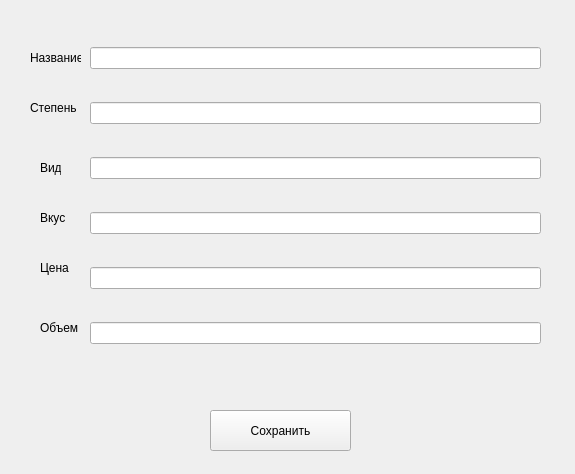
<?xml version="1.0" encoding="UTF-8"?>
<ui version="4.0">
 <class>MainWindow</class>
 <widget class="QMainWindow" name="MainWindow">
  <property name="geometry">
   <rect>
    <x>0</x>
    <y>0</y>
    <width>575</width>
    <height>474</height>
   </rect>
  </property>
  <property name="windowTitle">
   <string>MainWindow</string>
  </property>
  <widget class="QWidget" name="centralwidget">
   <widget class="QWidget" name="verticalLayoutWidget">
    <property name="geometry">
     <rect>
      <x>90</x>
      <y>20</y>
      <width>451</width>
      <height>351</height>
     </rect>
    </property>
    <layout class="QVBoxLayout" name="verticalLayout">
     <item>
      <widget class="QLineEdit" name="name"/>
     </item>
     <item>
      <widget class="QLineEdit" name="st"/>
     </item>
     <item>
      <widget class="QLineEdit" name="vid"/>
     </item>
     <item>
      <widget class="QLineEdit" name="vkus"/>
     </item>
     <item>
      <widget class="QLineEdit" name="price"/>
     </item>
     <item>
      <widget class="QLineEdit" name="ob"/>
     </item>
    </layout>
   </widget>
   <widget class="QLabel" name="label">
    <property name="geometry">
     <rect>
      <x>30</x>
      <y>50</y>
      <width>51</width>
      <height>16</height>
     </rect>
    </property>
    <property name="text">
     <string>Название</string>
    </property>
   </widget>
   <widget class="QLabel" name="label_2">
    <property name="geometry">
     <rect>
      <x>30</x>
      <y>100</y>
      <width>51</width>
      <height>16</height>
     </rect>
    </property>
    <property name="text">
     <string>Степень</string>
    </property>
   </widget>
   <widget class="QLabel" name="label_3">
    <property name="geometry">
     <rect>
      <x>40</x>
      <y>160</y>
      <width>21</width>
      <height>16</height>
     </rect>
    </property>
    <property name="text">
     <string>Вид</string>
    </property>
   </widget>
   <widget class="QLabel" name="label_4">
    <property name="geometry">
     <rect>
      <x>40</x>
      <y>210</y>
      <width>31</width>
      <height>16</height>
     </rect>
    </property>
    <property name="text">
     <string>Вкус</string>
    </property>
   </widget>
   <widget class="QLabel" name="label_5">
    <property name="geometry">
     <rect>
      <x>40</x>
      <y>260</y>
      <width>31</width>
      <height>16</height>
     </rect>
    </property>
    <property name="text">
     <string>Цена</string>
    </property>
   </widget>
   <widget class="QLabel" name="label_6">
    <property name="geometry">
     <rect>
      <x>40</x>
      <y>320</y>
      <width>41</width>
      <height>16</height>
     </rect>
    </property>
    <property name="text">
     <string>Объем</string>
    </property>
   </widget>
   <widget class="QPushButton" name="save">
    <property name="geometry">
     <rect>
      <x>210</x>
      <y>410</y>
      <width>141</width>
      <height>41</height>
     </rect>
    </property>
    <property name="text">
     <string>Сохранить</string>
    </property>
   </widget>
  </widget>
 </widget>
 <resources/>
 <connections/>
</ui>
